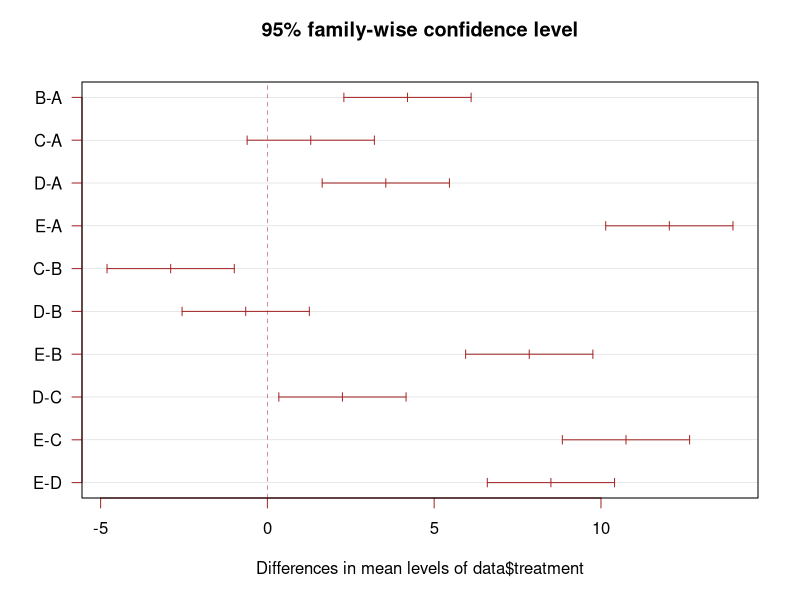
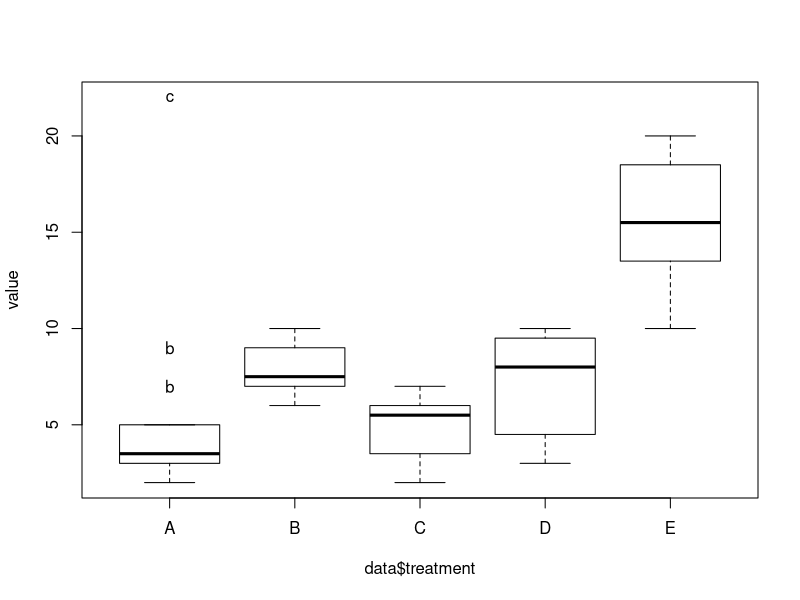

These charts were generated, in order, by the following R code:

# library
library(multcompView)

# Create data
treatment=c(rep("A", 20) , rep("B", 20) , rep("C", 20), rep("D", 20) ,  rep("E", 20))
value=c( sample(2:5, 20 , replace=T) , sample(6:10, 20 , replace=T), sample(1:7, 20 , replace=T), sample(3:10, 20 , replace=T) , sample(10:20, 20 , replace=T) )
data=data.frame(treatment,value)

# What is the effect of the treatment on the value ?
model=lm( data$value ~ data$treatment )
ANOVA=aov(model)

# Tukey test to study each pair of treatment :
TUKEY <- TukeyHSD(x=ANOVA, 'data$treatment', conf.level=0.95)

# Tuckey test representation :
plot(TUKEY , las=1 , col="brown" )


# I need to group the treatments that are not different each other together.
generate_label_df <- function(TUKEY, variable){
  
  # Extract labels and factor levels from Tukey post-hoc 
  Tukey.levels <- TUKEY[[variable]][,4]
  Tukey.labels <- data.frame(multcompLetters(Tukey.levels)['Letters'])
  
  #I need to put the labels in the same order as in the boxplot :
  Tukey.labels$treatment=rownames(Tukey.labels)
  Tukey.labels=Tukey.labels[order(Tukey.labels$treatment) , ]
  return(Tukey.labels)
}

# Apply the function on my dataset
LABELS=generate_label_df(TUKEY , "data$treatment")


# A panel of colors to draw each group with the same color :
my_colors=c( rgb(143,199,74,maxColorValue = 255),rgb(242,104,34,maxColorValue = 255), rgb(111,145,202,maxColorValue = 255),rgb(254,188,18,maxColorValue = 255) , rgb(74,132,54,maxColorValue = 255),rgb(236,33,39,maxColorValue = 255),rgb(165,103,40,maxColorValue = 255))

# Draw the basic boxplot
a=boxplot(data$value ~ data$treatment , ylim=c(min(data$value) , 1.1*max(data$value)) , col=my_colors[as.numeric(LABELS[,1])] , ylab="value" , main="")

# I want to write the letter over each box. Over is how high I want to write it.
over=0.1*max( a$stats[nrow(a$stats),] )

#Add the labels
text( c(1:nlevels(data$treatment)) , a$stats[nrow(a$stats),]+over , LABELS[,1]  , col=my_colors[as.numeric(LABELS[,1])] )
